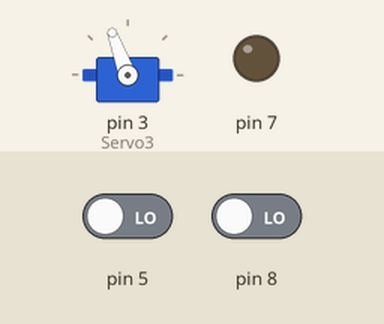
Recording of a sketch running on a simulated Arduino Uno, built with avr-gcc and run on an emulated ATmega328P. Shown: servo, output pins drawn as LEDs (lit = HIGH). The inputs (shaded band) are chosen by the test bench; at power-on: pin 5 LOW, pin 8 LOW.

Above: at 1.2 s.
1.3 s: pin 5 driven HIGH
At 1.7 s:
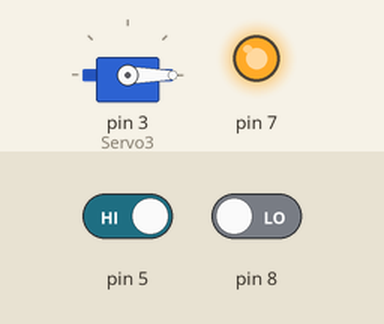
2.8 s: pin 8 driven HIGH
At 4.4 s:
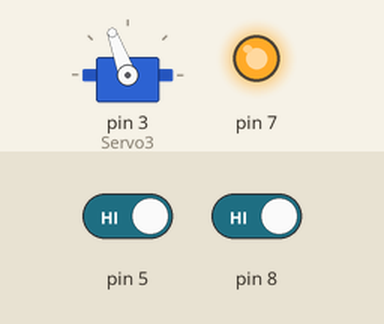
4.8 s: pin 8 driven LOW
At 5.9 s:
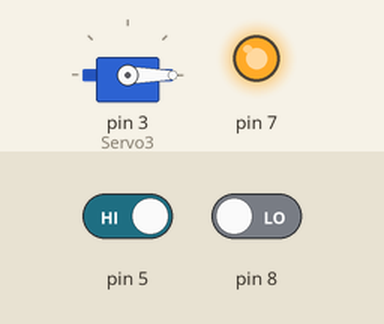
6.8 s: pin 5 driven LOW
At 8.6 s:
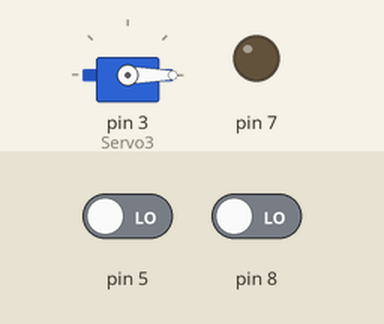
Timing chart, 0 to 9.8 s (numbered marks = the images above; inputs shaded):
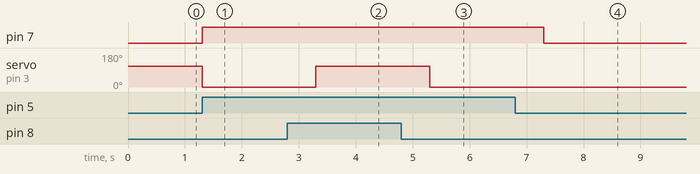

Measured:
- after the input at 1.3 s, pin 7: LOW → HIGH at once; servo on pin 3 (Servo3): 110° → 0° at once
- after the input at 2.8 s, servo on pin 3 (Servo3): 0° → 110° after 0.50 s
- after the input at 4.8 s, servo on pin 3 (Servo3): 110° → 0° after 0.50 s
- after the input at 6.8 s, pin 7: HIGH → LOW after 0.50 s

The sketch:

smart_toilet_door.ino
```cpp
//This c++ code is generated by PictoBlox

//Included Libraries
#include <Servo.h>

//MACROS are defined here
Servo Servo3;

void setup() {
	//put your setup code here, to run once:
	Servo3.attach(3);
	pinMode(5, INPUT);
	pinMode(7, OUTPUT);
	pinMode(8, INPUT);


	Servo3.write(110);
}

void loop() {
	//put your main code here, to run repeatedly:


	if(digitalRead(5)) {
		digitalWrite(7, true);
		if((!(digitalRead(8)))) {
			Servo3.write(0);
			delay(2 * 1000);
		}
		else {
			Servo3.write(110);
			delay(2 * 1000);
		}
	}
	else {
		digitalWrite(7, false);
	}
}
```
